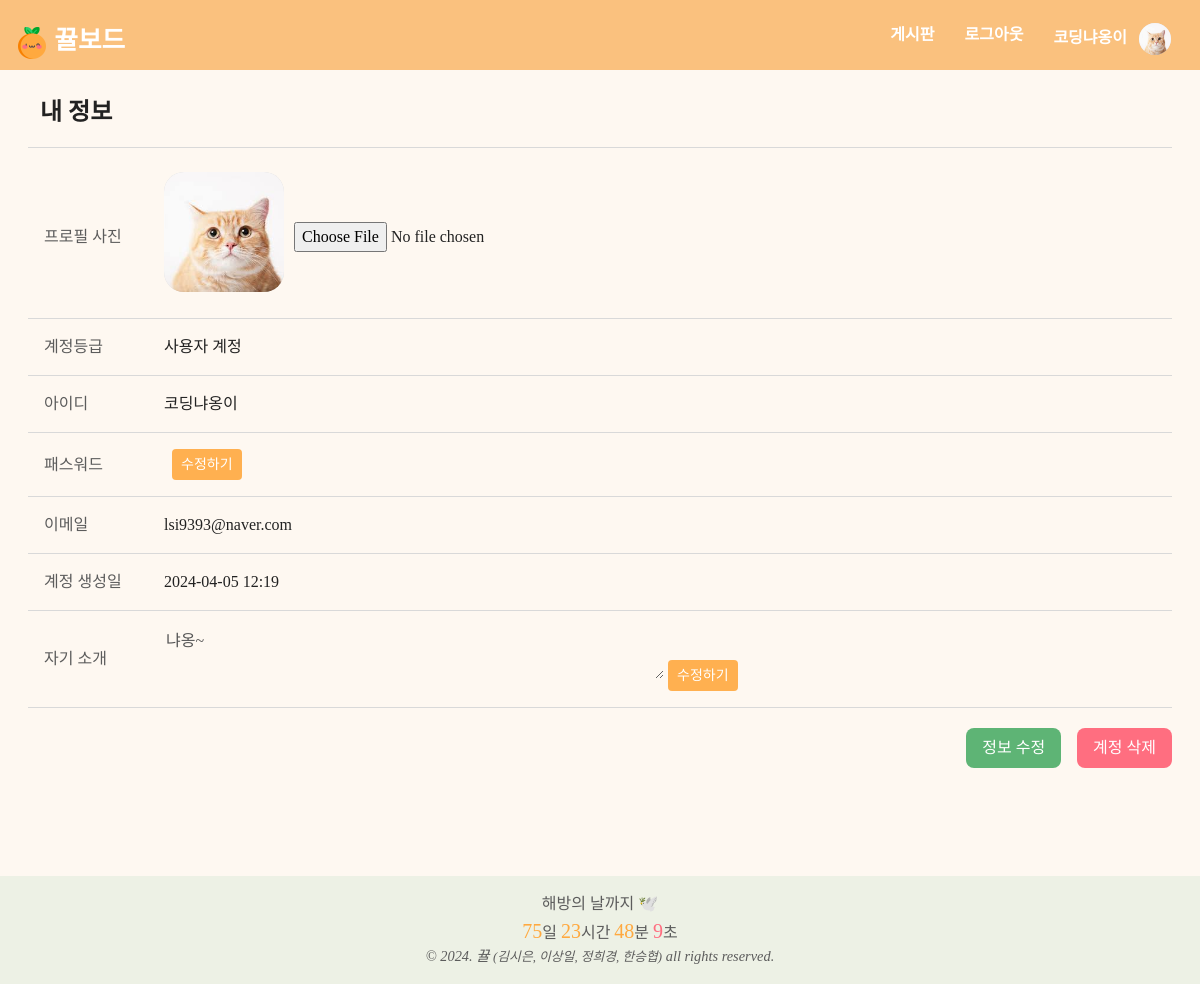
Screenshot of /acc/profile (signed in) with the database file from the repository.
### app/database.py (models this page shows, shortened)
class User(UserMixin, db.Model):
    user_id = db.Column(db.Integer, primary_key=True)
    username = db.Column(db.String, unique=True, nullable=False)
    password = db.Column(db.String)
    email = db.Column(db.String, unique=True)
    grade = db.Column(db.Integer, default=0)
    userpic = db.Column(db.String)
    comment = db.Column(db.String)
    created_at = db.Column(db.DateTime, default=datetime.now)
    posts = relationship('Post', back_populates='user', lazy='joined')
    comments = relationship('Comment', back_populates='user', lazy='joined')
    likes = relationship('Like', back_populates='user', lazy='joined')

### app/acc/routes.py (the view)
@acc_bp.route('/profile')
def profile():
    return render_template('acc/profile.html')

### templates/acc/profile.html (shortened to what this page needs)
{% extends "layout.html" %}
{% block head %}
<link rel="stylesheet" type="text/css" href="{{ url_for('static', filename='css/custom.css') }}">
{% endblock %}
{% block content %}
<h3 class="customHeader">
    내 정보
</h3>
<div class="margin_bottom">
    <div class="custom_row">
        <div class="custom_row_key">프로필 사진</div>
        <div class="custom_row_value">
            <form class="horizontal" method="post" enctype="multipart/form-data">
                <div class="addImage" id="image-show">
                    {% if current_user.userpic %}
                    <img src="{{ url_for('static', filename=current_user.userpic) }}"
                        style="width: 100%; height: 100%; object-fit: cover;">
                    {% else %}
                    <img src="/static/noimage.png" style="width: 100%; height: 100%; object-fit: cover;">
                    {% endif %}
                </div>
                <input type="file" accept="image/*" onchange="loadFile(this)">
            </form>
        </div>
    </div>
    <div class="custom_row">
        <div class="custom_row_key">계정등급</div>
        <div class="custom_row_value">{% if current_user.grade %}관리자 계정{% else %}사용자 계정{% endif %}</div>
    </div>
    <div class="custom_row">
        <div class="custom_row_key">아이디</div>
        <div class="custom_row_value">{{ current_user.username }}</div>
    </div>
    <div class="custom_row">
        <div class="custom_row_key">패스워드</div>
        <div class="custom_row_value">
            <span class="passwordForm">
                <input type="password" class="changePass" style="width:0">
            </span>
            <button id="passChBtn" class="btn btn-theme-color btn-sm" onclick="createPassForm()">수정하기</button>
        </div>
    </div>
    <div class="custom_row">
        <div class="custom_row_key">이메일</div>
        <div class="custom_row_value">{{ current_user.email }}</div>
    </div>
    <div class="custom_row">
        <div class="custom_row_key">계정 생성일</div>
        <div class="custom_row_value">{{ current_user.created_at.strftime("%Y-%m-%d %H:%M") }}</div>
    </div>
    <div class="custom_row">
        <div class="custom_row_key">자기 소개</div>
        <div class="custom_row_value">
            <textarea class="changeValueText" disabled>{{ current_user.comment }}</textarea>
            <button id="commChBtn" class="btn btn-sm btn-theme-color" onclick="createTextForm()">수정하기</button>
        </div>
    </div>
</div>
<div class="button_area">
    <button type="button" class="buttonGreen margin_right " data-bs-toggle="modal" data-bs-target="#passwordModal"
        data-action="update">
        정보 수정
    </button>
    <button type="button" class="buttonDanger" data-bs-toggle="modal" data-bs-target="#passwordModal"
        data-action="delete">
        계정 삭제
    </button>
</div>
{% endblock %}

### templates/layout.html (shortened to what this page needs)
<!doctype html>
<html lang="en">
<head>
    {% block head %}{% endblock %}
    <link rel="stylesheet" type="text/css" href="{{ url_for('static', filename='css/custom.css') }}">
    <link rel="stylesheet" type="text/css" href="{{ url_for('static', filename='css/board.css') }}">
    <link rel="stylesheet" type="text/css" href="{{ url_for('static', filename='css/comment.css') }}">
    <link rel="stylesheet" type="text/css" href="{{ url_for('static', filename='css/detail.css') }}">
</head>
<body>
    <nav id="Nav">
        <div class="navContainer">
            <a class="navLogo" href="{{ url_for('acc.index') }}">
                <img class="navbarLogo" src="/static/kkyul.png" alt="🍊">
                <span style="font-family: 'EF_jejudoldam'">뀰보드</span>
            </a>
            <div>
                <a href="{{ url_for('board.index') }}" style="height: 50px;" class="btn navBtn">게시판</a>
                {% if current_user.is_authenticated %}
                <a href="{{ url_for('acc.logout') }}" style="height: 50px;" class="btn navBtn">로그아웃</a>
                <a href="{{ url_for('acc.profile') }}" style="height: 50px;" class="btn navBtn">
                    {{ current_user.username }}
                    {% if current_user.userpic %}
                        <img class="commentImage" style="margin-left:8px;" src="{{ url_for('static', filename=current_user.userpic )}}">
                    {% else %}
                        <img class="commentImage" style="margin-left:8px;" src="{{ url_for('static', filename='noimage.png' )}}">
                    {% endif %}
                </a>
                {% else %}
                <a href="{{ url_for('acc.login') }}" style="height: 50px;" class="btn navBtn">로그인</a>
                {% endif %}
            </div>
        </div>
    </nav>
    <div class="content-wrap customBody">
        {% block content %}
        {% endblock %}
    </div>
    {% if request.endpoint not in ['board.createPost', 'board.editPost'] %}
    <footer class="vertical">
        <div class="textGray fs-6" style="font-family: 'IM_Hyemin-Bold'">해방의 날까지 🕊️</div>
        <div id="countdown" class="textGray fs-6" style="font-family: 'IM_Hyemin-Bold'">
        </div>
        <div class="textGray fst-italic fs-7">
            © 2024. 뀰
            <span class="fs-8">(김시은, 이상일, 정희경, 한승협)</span>
            all rights reserved.
        </div>
    </footer>
    {% endif %}
</body>
</html>

### static/css/board.css (style rules this page uses)
.btn-theme-color, .btn-theme-color:hover { background-color: rgba(255, 169, 63, 0.9); color: #FFFFFF; }

### templates/acc/profile.html (style rules this page uses)
.changePass { background-color: transparent; border: none; }
.changeValueText { background-color: transparent; border: none; width: 500px; }

### rows the page displays
User: username "코딩냐옹이", userpic (picture), email "lsi9393@naver.com", created_at "2024-04-05 12:19", comment "냐옹~"
